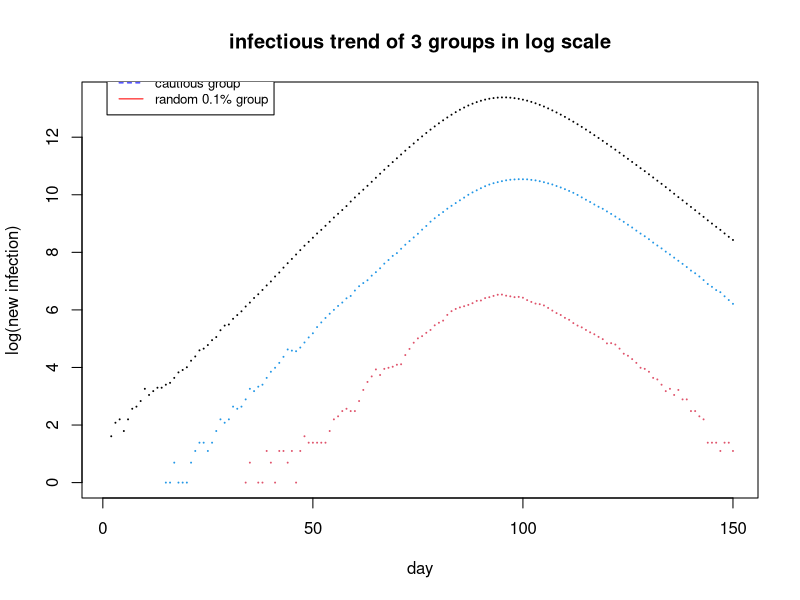

Source code (R):
##                Group 3               ##
## Muxing Wang (s2201749)               ##
## Karla Itzel Vega Ortega (s2126801)   ##
## Nutsa Tokhadze (s1778736)            ##
##########################################
## Address of github repo:.....
                                                          
                                                          ## Covid and the hazards of opportunistic sampling

## Our main task is to show what the daily infection trajectories look like for the population with the lowest individual transmission probabilities, and how
## they compare to the infection trajectories for the whole population. 
## For that purpose we split the population by 4 categories 1) Susceptible 2) Exposed 3) Infective and 4) Recovered. 
## (1) Start the epidemic by setting 10 randomly chosen people to the Exposed state. Simulated for 100 model days, recorded the number of new infections each day. 
## (2) Record the number of new infections among the 10% of the population with the lowest transmission rates. 
## (3) Record the number of new infections in a random sample of 0.1% of the population.
## (4) Produce a plot showing how the daily infection trajectories compare between the whole population, the ‘cautious 10%’ and the 0.1% random sample.
## (5) Finally write code to visualize the variability in the results from simulation to simulation, by running 10 replicate simulations, and plotting these.

   ## Step(1) Started the epidemic by setting 10 randomly chosen people to the Exposed state. Simulated for 100 days, recorded the number of new infections each day.
## Defined Stochastic Simulation Model function 
## inputs are the parameters and the output is the number of people in each state each day.
simulation<-function(n = 5.5e6, ne = 10, nt = 150, gamma = 1/3, delta = 1/5, lambda = 0.4/n){ 
  ## states: 0 -> S(Susceptible); 1 -> E(Exposed); 
  ##         2 -> I(Infective);   3 -> R(Recovery) 
  ## n = population size; ne =initial exposed; nt = number of days; 
  ## gamma=daily prob E->I, delta=daily prob I->R lambda=Overall viral infectivity parameter.
  
  x <- rep(0,n) ## initialize to susceptible state
  
  beta <- rlnorm(n,0,0.5); beta <- beta/mean(beta) ## generates contact rate with other people
  cautious_group = which(beta <= quantile(beta, 0.1)) ## 10% of the most cautious group
  random_group = sample(1:n, n/1000) ## 
  initial_exposure = sample(1:n, ne) ## start with the sample 10 people in E state
  x[initial_exposure] = 1
  I1 <- I2 <- I3 <- rep(0, nt) ## set up storage for number of infective people for 3 groups
  for (i in 2:nt){
    u <- runif(n) ## uniform random deviates
    exposed_prob = lambda * beta * sum(beta[x==2]) ## Set probability of uninfected person of being infected and entering (E) state
    x[x==2 & u<delta] <- 3 ## I -> R with prob delta
    x[x==1 & u<gamma] <- 2 ## E -> I with prob gamma
    x[x==0 & u<exposed_prob] <- 1 ## S -> E with prob 'exposed_prob'

    ## record the number of new infections each day for 3 groups
    I1[i] <- sum(x==2); 
    I2[i] <- sum(x[cautious_group]==2);
    I3[i] <- sum(x[random_group]==2);
  }
  list(I1=I1,I2=I2,I3=I3,beta=beta)
}

## Step (2) Recorded the number of new infections among the 10% of the population with the lowest transmission rates

   ## I think we should do this step somewhere in the end.
epi <- simulation() ## run simulation

plot(log(epi$I1),ylim=c(0,log(max(epi$I1))),xlab="day",ylab="log(new infection)",cex=0.1, main = "infectious trend of 3 groups in log scale") ## S black
points(log(epi$I2),col=4,cex=0.1);points(log(epi$I3),col=2,cex=0.1)  ## E (blue) and I (red);
legend(1, 15, legend=c("whole population", "cautious group", "random 0.1% group"),
       col=c("black", "blue","red"), lty=1:2, cex=0.8)






